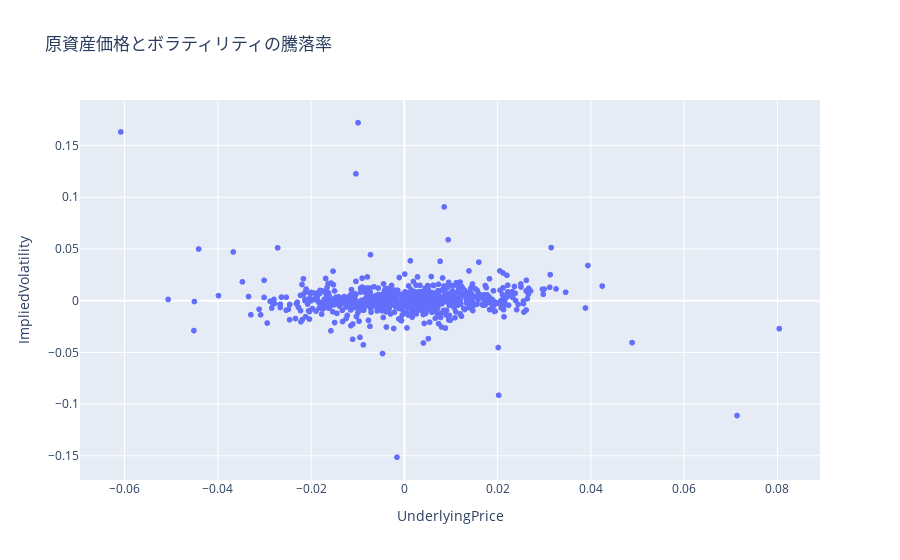

Notebook source saved alongside this figure:
### Code cell
save_fig["原資産価格とボラティリティの騰落率"] = scatter_s_iv_fig
save_fig["原資産価格とボラティリティの騰落率"]

### Figure 1 — Plotly figure (JSON) as saved in the notebook; plotly's stock layout.template omitted (floating-point values rounded to 4 significant figures; data arrays with more than 128 entries replaced by an {"elided": "..."} marker saying what was removed)
{"data": [{"hovertemplate": "UnderlyingPrice=%{x}<br>ImpliedVolatility=%{y}<extra></extra>", "legendgroup": "", "marker": {"color": "#636efa", "symbol": "circle"}, "mode": "markers", "name": "", "showlegend": false, "type": "scattergl", "x": {"elided": "1076 float values"}, "xaxis": "x", "y": {"elided": "1076 float values"}, "yaxis": "y"}], "layout": {"legend": {"tracegroupgap": 0}, "title": {"text": "原資産価格とボラティリティの騰落率"}, "xaxis": {"anchor": "y", "domain": [0, 1], "title": {"text": "UnderlyingPrice"}}, "yaxis": {"anchor": "x", "domain": [0, 1], "title": {"text": "ImpliedVolatility"}}}}
